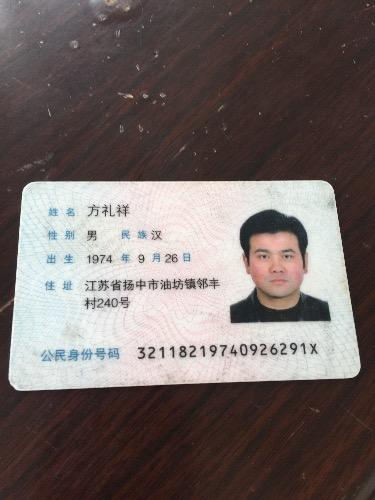
#> input picture images/1111.jpg, 375 x 500 px
$ python orb.py   (Python 2 division)
#> lines starting #> are read from the running program, lines starting #| are printed output that depends on the picture; after the words box and inside, x2 and y2 are one past the last pixel; in counts of white or black regions, pixels touching at a corner belong together
import numpy as np
import cv2
#from matplotlib import pyplot as plt
print cv2.__version__


img1 = cv2.imread('images/1111.jpg',0)          # queryImage
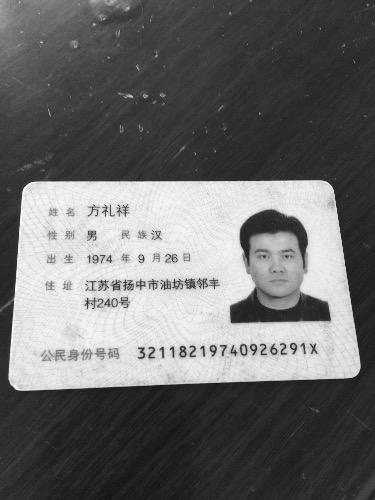
#> img1: shape (500, 375); min 5, max 255, mean 107.3
img2 = cv2.imread('images/ceshi3.jpg',0) # trainImage
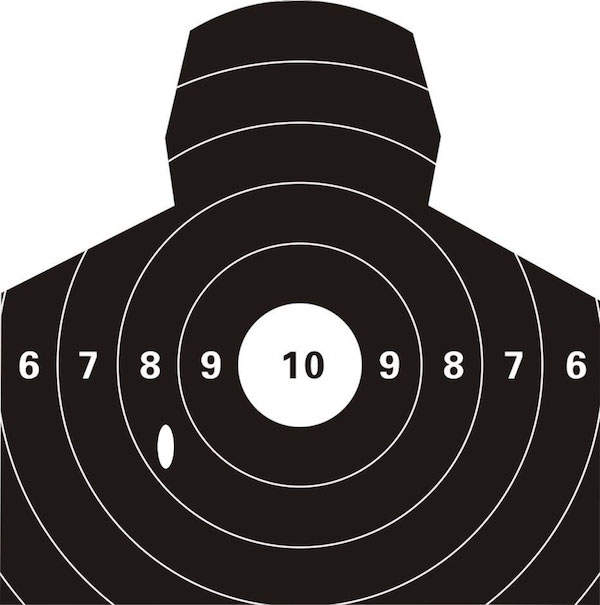
#> input picture images/ceshi3.jpg, 600 x 605 px
#> img2: shape (605, 600); min 0, max 255, mean 97.2
def drawMatches(img1, kp1, img2, kp2, matches):
    """
    My own implementation of cv2.drawMatches as OpenCV 2.4.9
    does not have this function available but it's supported in
    OpenCV 3.0.0

    This function takes in two images with their associated
    keypoints, as well as a list of DMatch data structure (matches)
    that contains which keypoints matched in which images.

    An image will be produced where a montage is shown with
    the first image followed by the second image beside it.

    Keypoints are delineated with circles, while lines are connected
    between matching keypoints.

    img1,img2 - Grayscale images
    kp1,kp2 - Detected list of keypoints through any of the OpenCV keypoint
              detection algorithms
    matches - A list of matches of corresponding keypoints through any
              OpenCV keypoint matching algorithm
    """

    # Create a new output image that concatenates the two images together
    # (a.k.a) a montage
    rows1 = img1.shape[0]
    cols1 = img1.shape[1]
    rows2 = img2.shape[0]
    cols2 = img2.shape[1]

    out = np.zeros((max([rows1,rows2]),cols1+cols2,3), dtype='uint8')

    # Place the first image to the left
    out[:rows1,:cols1] = np.dstack([img1, img1, img1])

    # Place the next image to the right of it
    out[:rows2,cols1:] = np.dstack([img2, img2, img2])

    # For each pair of points we have between both images
    # draw circles, then connect a line between them
    for mat in matches:

        # Get the matching keypoints for each of the images
        img1_idx = mat.queryIdx
        img2_idx = mat.trainIdx

        # x - columns
        # y - rows
        (x1,y1) = kp1[img1_idx].pt
        (x2,y2) = kp2[img2_idx].pt

        # Draw a small circle at both co-ordinates
        # radius 4
        # colour blue
        # thickness = 1
        cv2.circle(out, (int(x1),int(y1)), 4, (255, 0, 0), 1)
        cv2.circle(out, (int(x2)+cols1,int(y2)), 4, (255, 0, 0), 1)

        # Draw a line in between the two points
        # thickness = 1
        # colour blue
        cv2.line(out, (int(x1),int(y1)), (int(x2)+cols1,int(y2)), (255, 0, 0), 1)


    # Show the image
    cv2.imshow('Matched Features', out)
    cv2.waitKey(0)
    cv2.destroyWindow('Matched Features')

    # Also return the image if you'd like a copy
    return out

# Initiate SIFT detector
orb = cv2.ORB_create()

# find the keypoints and descriptors with SIFT
kp1, des1 = orb.detectAndCompute(img1,None)
#> kp1 = 500 keypoints; strongest (x, y, size): (293, 346, 31), (253, 347, 31), (213, 348, 31), (182, 354, 31)
kp2, des2 = orb.detectAndCompute(img2,None)
#> kp2 = 500 keypoints; strongest (x, y, size): (454, 372, 44.6), (150, 372, 44.6), (180, 83, 31), (456, 370, 44.6)
# create BFMatcher object
bf = cv2.BFMatcher(cv2.NORM_HAMMING, crossCheck=True)

# Match descriptors.
matches = bf.match(des1,des2)
#> matches = 75 matches

# Sort them in the order of their distance.
matches = sorted(matches, key = lambda x:x.distance)

# Draw first 10 matches.
img3 = drawMatches(img1,kp1,img2,kp2,matches[:10])
#> in drawMatches, `out[:rows1,:cols1] = np.dstack([img1, img1, img1])`:
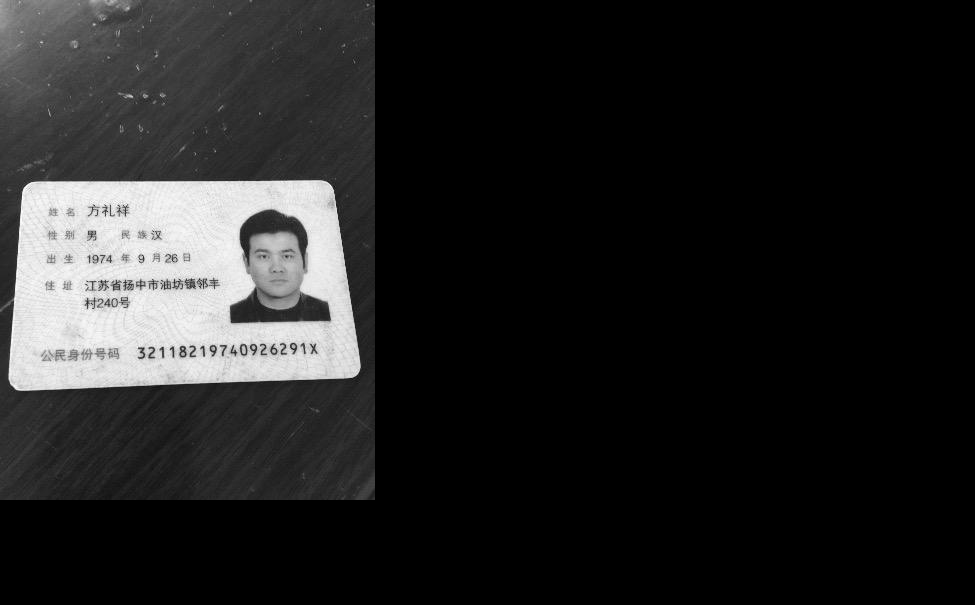
#> out: shape (605, 975, 3); min 0, max 255, mean 34.1
#> in drawMatches, `out[:rows2,cols1:] = np.dstack([img2, img2, img2])`:
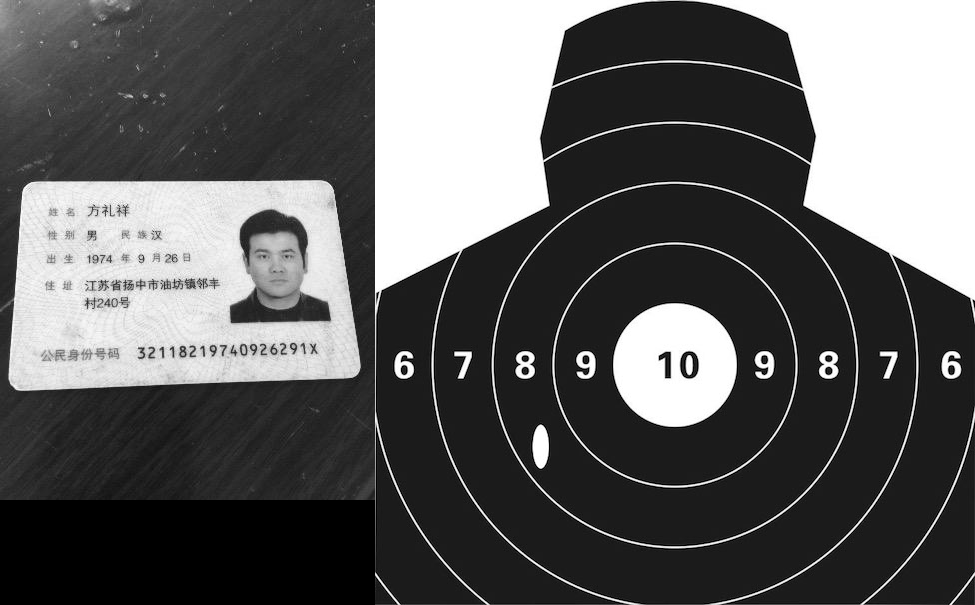
#> out: shape (605, 975, 3); min 0, max 255, mean 93.9
#> the loop in drawMatches, `for mat in matches:` made 10 passes
#> (img1_idx, img2_idx, x1, y1, x2, y2) on passes 1 to 10: (185, 62, 118.8, 207.6, 288, 359), (218, 28, 93.6, 299.5, 317, 371), (202, 442, 139.7, 357.1, 313.5, 361.3), (100, 424, 159, 233, 313.5, 360.8), (214, 215, 86.4, 299.5, 293.8, 352.8), (249, 243, 311, 345.6, 285.1, 357.1), (338, 169, 126.5, 284.1, 310.8, 351.6), (25, 117, 143, 357, 313.2, 356.4), (94, 372, 139, 357, 313.1, 358.7), (349, 179, 87.09, 300.7, 319.2, 375.6)
#> after the loop in drawMatches, `for mat in matches:`:
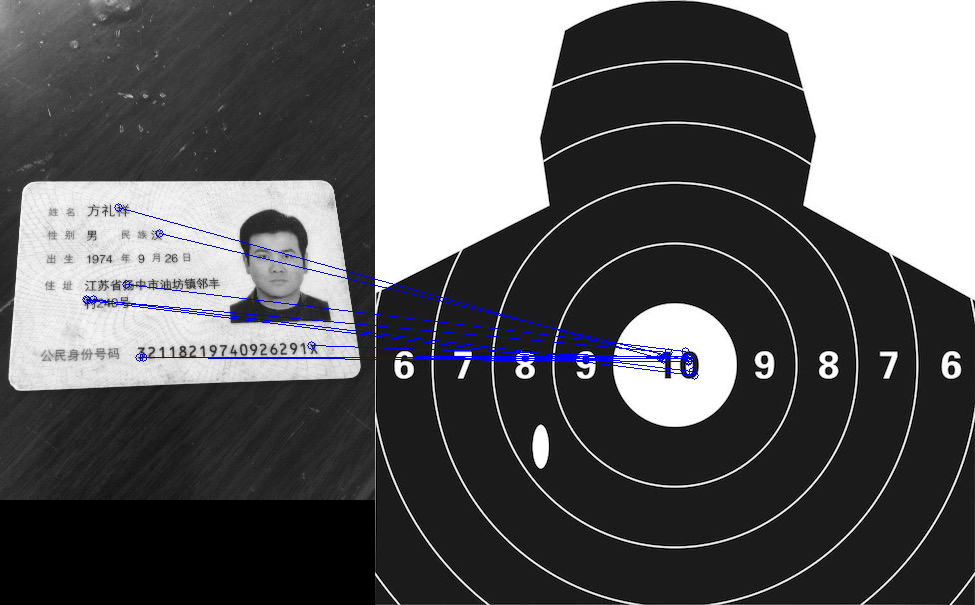
#> out: shape (605, 975, 3); 0.88% of pixels changed, all inside (x1, y1, x2, y2) = (82, 203, 699, 380); drawn as B, G, R

cv2.imshow('dst',img3)
if cv2.waitKey(0) & 0xff == 27:
#> (key Esc is pressed here)
    cv2.destroyAllWindows()
#plt.imshow(img3),plt.show()
